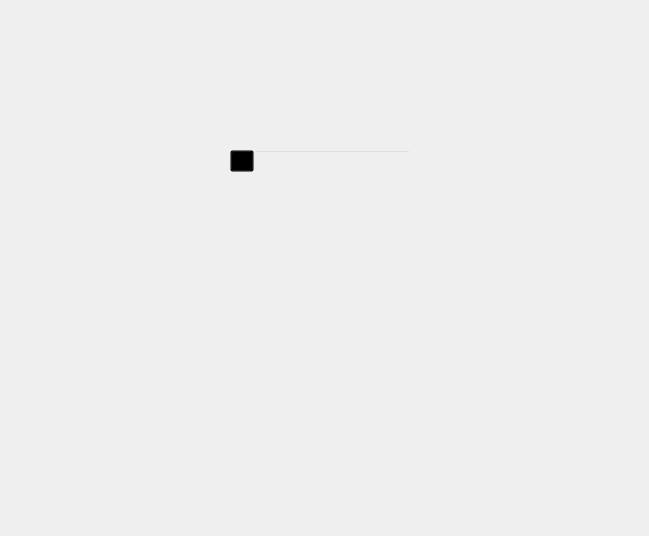
<?xml version="1.0" encoding="UTF-8"?>
<ui version="4.0">
 <class>Form</class>
 <widget class="QWidget" name="Form">
  <property name="geometry">
   <rect>
    <x>0</x>
    <y>0</y>
    <width>649</width>
    <height>536</height>
   </rect>
  </property>
  <property name="windowTitle">
   <string>Form</string>
  </property>
  <widget class="QWidget" name="widget" native="true">
   <property name="geometry">
    <rect>
     <x>230</x>
     <y>150</y>
     <width>181</width>
     <height>22</height>
    </rect>
   </property>
   <property name="styleSheet">
    <string notr="true">background-color:transparent;</string>
   </property>
   <layout class="QHBoxLayout" name="horizontalLayout" stretch="0,1">
    <property name="spacing">
     <number>0</number>
    </property>
    <property name="leftMargin">
     <number>0</number>
    </property>
    <property name="topMargin">
     <number>0</number>
    </property>
    <property name="rightMargin">
     <number>0</number>
    </property>
    <property name="bottomMargin">
     <number>0</number>
    </property>
    <item>
     <widget class="QToolButton" name="toolButton">
      <property name="sizePolicy">
       <sizepolicy hsizetype="Preferred" vsizetype="Preferred">
        <horstretch>0</horstretch>
        <verstretch>0</verstretch>
       </sizepolicy>
      </property>
      <property name="text">
       <string>...</string>
      </property>
     </widget>
    </item>
    <item>
     <widget class="QLineEdit" name="lineEdit">
      <property name="sizePolicy">
       <sizepolicy hsizetype="Preferred" vsizetype="Preferred">
        <horstretch>0</horstretch>
        <verstretch>0</verstretch>
       </sizepolicy>
      </property>
      <property name="maxLength">
       <number>50</number>
      </property>
     </widget>
    </item>
   </layout>
  </widget>
 </widget>
 <resources/>
 <connections/>
</ui>
